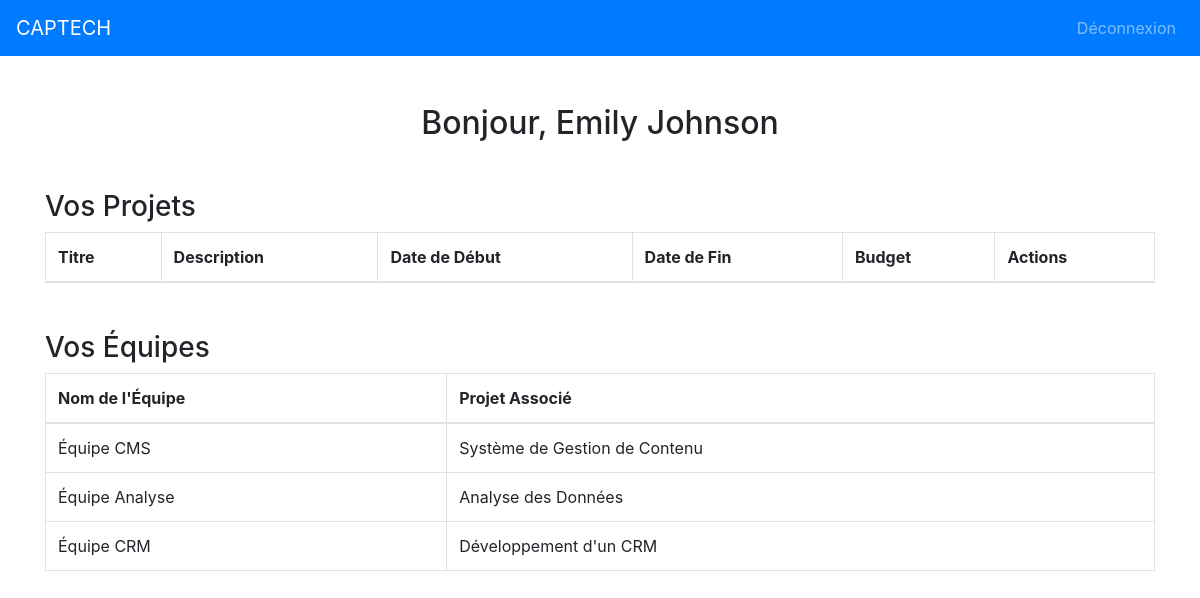
Page /dashboard.php (signed in) on the committed database.
### tables this page shows
CREATE TABLE Utilisateur (
   id_utilisateur INT AUTO_INCREMENT,
   nom VARCHAR(50) NOT NULL,
   prenom VARCHAR(50) NOT NULL,
   email VARCHAR(50) NOT NULL UNIQUE,
   mot_de_passe VARCHAR(255) NOT NULL,
   photo_profil VARCHAR(255) DEFAULT NULL,
   role ENUM('developpeur', 'chef_de_projet', 'responsable_equipe') NOT NULL,
   PRIMARY KEY(id_utilisateur)
);

CREATE TABLE Equipe (
   id_equipe INT AUTO_INCREMENT,
   nom VARCHAR(50) NOT NULL,
   id_projet INT NOT NULL,
   PRIMARY KEY(id_equipe),
   FOREIGN KEY(id_projet) REFERENCES Projet(id_projet)
);

CREATE TABLE Projet (
   id_projet INT AUTO_INCREMENT,
   titre VARCHAR(50) NOT NULL,
   description TEXT NOT NULL,
   date_de_debut DATE NOT NULL,
   date_de_fin_prevue DATE NOT NULL,
   budget DECIMAL(10, 2) NOT NULL,
   id_utilisateur INT NOT NULL,
   PRIMARY KEY(id_projet),
   FOREIGN KEY(id_utilisateur) REFERENCES Utilisateur(id_utilisateur)
);

### src/dashboard.php (the view, shortened to what this page needs)
<?php
include('config.php');
$user_id = $_SESSION['user_id'];
$query = "SELECT * FROM Utilisateur WHERE id_utilisateur='$user_id'";
$result = mysqli_query($conn, $query);
$user = mysqli_fetch_assoc($result);
$query_teams = "SELECT e.nom, p.titre FROM Equipe e JOIN Projet p ON e.id_projet = p.id_projet JOIN Membre m ON e.id_equipe = m.id_equipe WHERE m.id_utilisateur='$user_id'";
$result_teams = mysqli_query($conn, $query_teams);
?>
<!DOCTYPE html>
<html lang="fr">
<head>
    <link rel="stylesheet" href="https://stackpath.bootstrapcdn.com/bootstrap/4.5.2/css/bootstrap.min.css">
</head>
<body>
    <nav class="navbar navbar-expand-lg navbar-dark bg-primary">
        <a class="navbar-brand" href="#">CAPTECH</a>
        <div class="collapse navbar-collapse" id="navbarNav">
            <ul class="navbar-nav ml-auto">
                <li class="nav-item"><a class="nav-link" href="logout.php">Déconnexion</a></li>
            </ul>
        </div>
    </nav>
    <div class="container mt-5">
        <h2 class="text-center">Bonjour, <?php echo $user['prenom']; ?> <?php echo $user['nom']; ?></h2>
        <h3 class="mt-5">Vos Projets</h3>
        <table class="table table-bordered">
            <thead>
                <tr>
                    <th>Titre</th>
                    <th>Description</th>
                    <th>Date de Début</th>
                    <th>Date de Fin</th>
                    <th>Budget</th>
                    <th>Actions</th>
                </tr>
            </thead>
        </table>
        <h3 class="mt-5">Vos Équipes</h3>
        <table class="table table-bordered">
            <thead>
                <tr>
                    <th>Nom de l'Équipe</th>
                    <th>Projet Associé</th>
                </tr>
            </thead>
            <tbody>
                <?php while ($team = mysqli_fetch_assoc($result_teams)): ?>
                    <tr>
                        <td><?php echo $team['nom']; ?></td>
                        <td><?php echo $team['titre']; ?></td>
                    </tr>
                <?php endwhile; ?>
            </tbody>
        </table>
    </div>
</body>
</html>

### rows in the picture
utilisateur: prenom "Emily", nom "Johnson"
equipe: nom "Équipe CMS", id_projet.titre "Système de Gestion de Contenu"
equipe: nom "Équipe Analyse", id_projet.titre "Analyse des Données"
equipe: nom "Équipe CRM", id_projet.titre "Développement d'un CRM"
